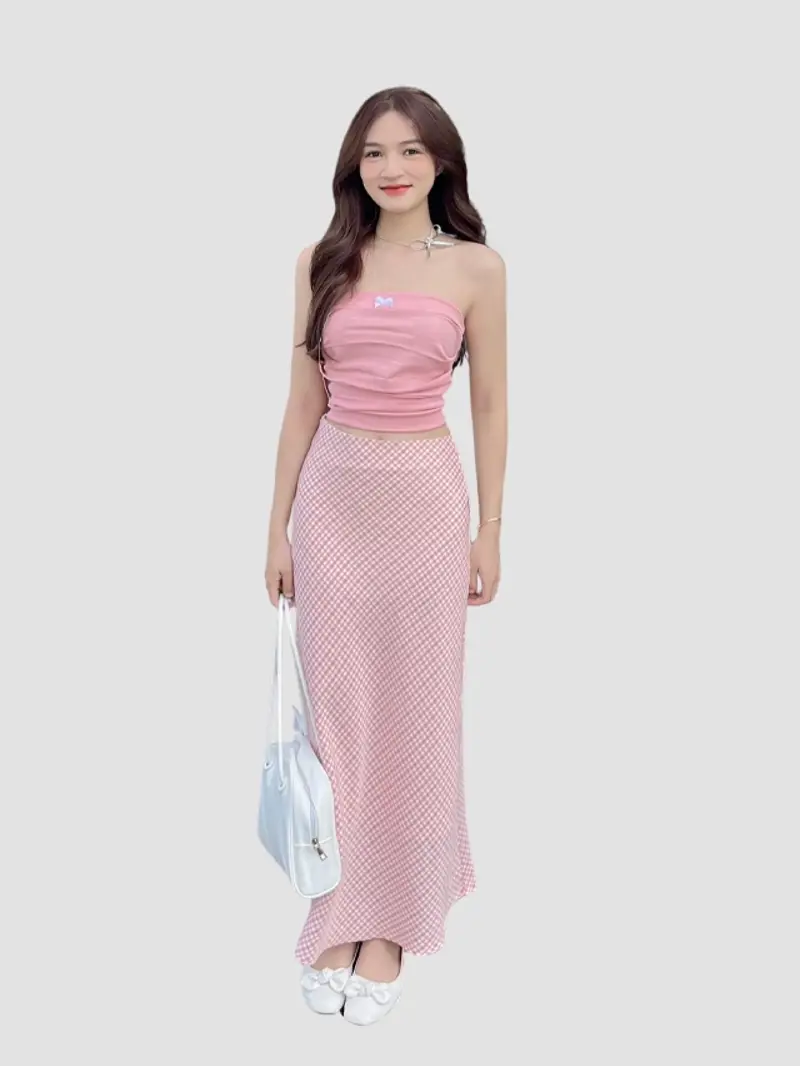
#> input picture VStyle.MLServer/images/anh1.jpg, 800 x 1066 px, found by its file name
$ python sift.py
#> lines starting #> are read from the running program, lines starting #| are printed output that depends on the picture
import cv2
import numpy as np

def extract_sift_features(image_path):
    # Đọc ảnh từ đường dẫn
    image = cv2.imread(image_path, cv2.IMREAD_GRAYSCALE)

    if image is None:
        print("Error: Image not found or unable to load.")
        return None, None

    # Khởi tạo SIFT
    sift = cv2.SIFT_create()

    # Tìm các keypoints và tính toán các descriptor
    keypoints, descriptors = sift.detectAndCompute(image, None)

    return keypoints, descriptors

def match_features(descriptors1, descriptors2):
    # Sử dụng FLANN-based matcher
    FLANN_INDEX_KDTREE = 1
    index_params = dict(algorithm=FLANN_INDEX_KDTREE, trees=5)
    search_params = dict(checks=50)

    flann = cv2.FlannBasedMatcher(index_params, search_params)

    matches = flann.knnMatch(descriptors1, descriptors2, k=2)

    # Lọc các cặp match tốt bằng cách sử dụng tỉ lệ Lowe's ratio test
    good_matches = []
    for m, n in matches:
        if m.distance < 0.7 * n.distance:
            good_matches.append(m)

    return good_matches

def calculate_similarity_score(image_path1, image_path2):
    keypoints1, descriptors1 = extract_sift_features(image_path1)
#> in extract_sift_features, `image = cv2.imread(image_path, cv2.IMREAD_GRAYSCALE)`:
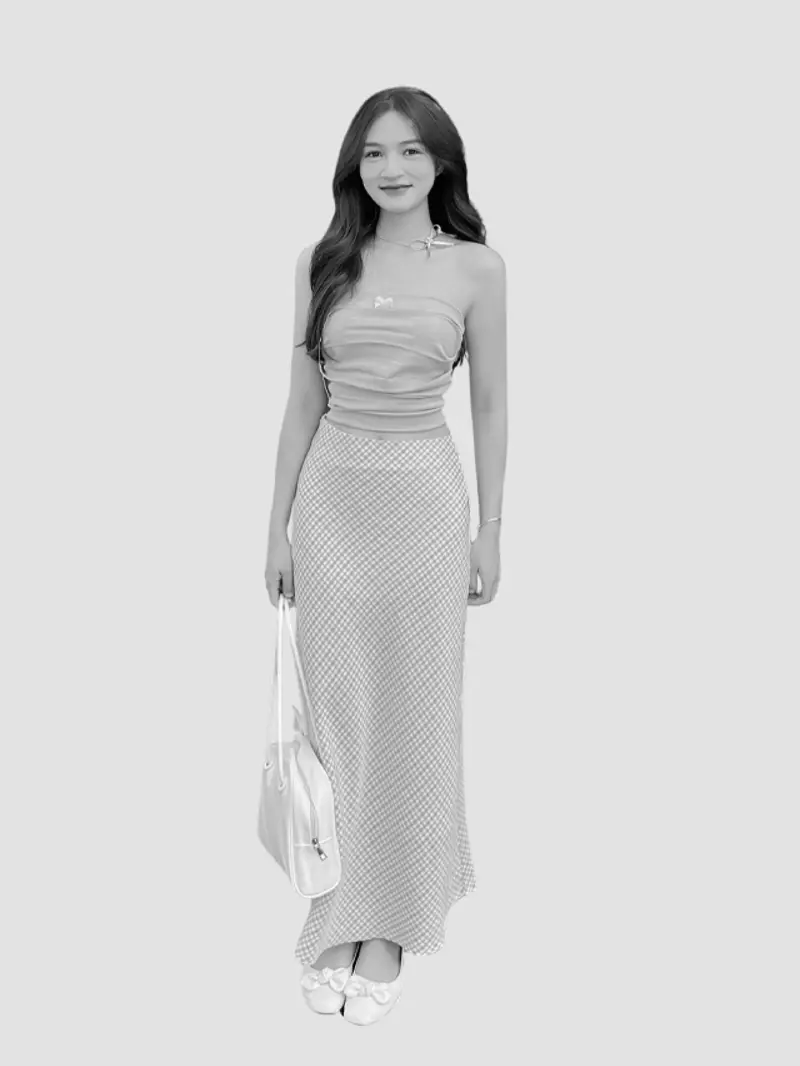
#> image: shape (1066, 800); min 0, max 255, mean 216.7
#> in extract_sift_features, `keypoints, descriptors = sift.detectAndCompute(image, None)`: keypoints = 4930 keypoints; strongest (x, y, size): (451, 209, 36.9), (455, 365, 3.3), (342, 1014, 2.1), (348, 182, 22.6)
#> keypoints1 has the same summary as keypoints in extract_sift_features
    keypoints2, descriptors2 = extract_sift_features(image_path2)
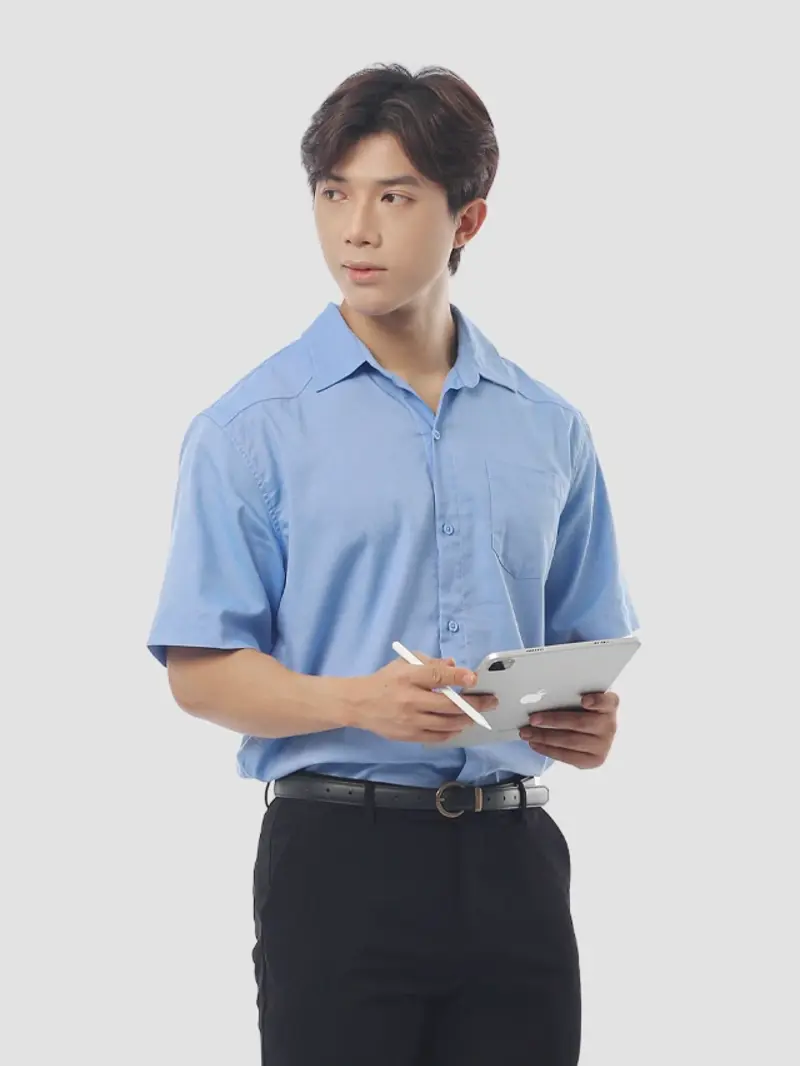
#> input picture VStyle.MLServer/images/anh3.jpg, 800 x 1066 px, found by its file name
#> in extract_sift_features (call 2), `image = cv2.imread(image_path, cv2.IMREAD_GRAYSCALE)`:
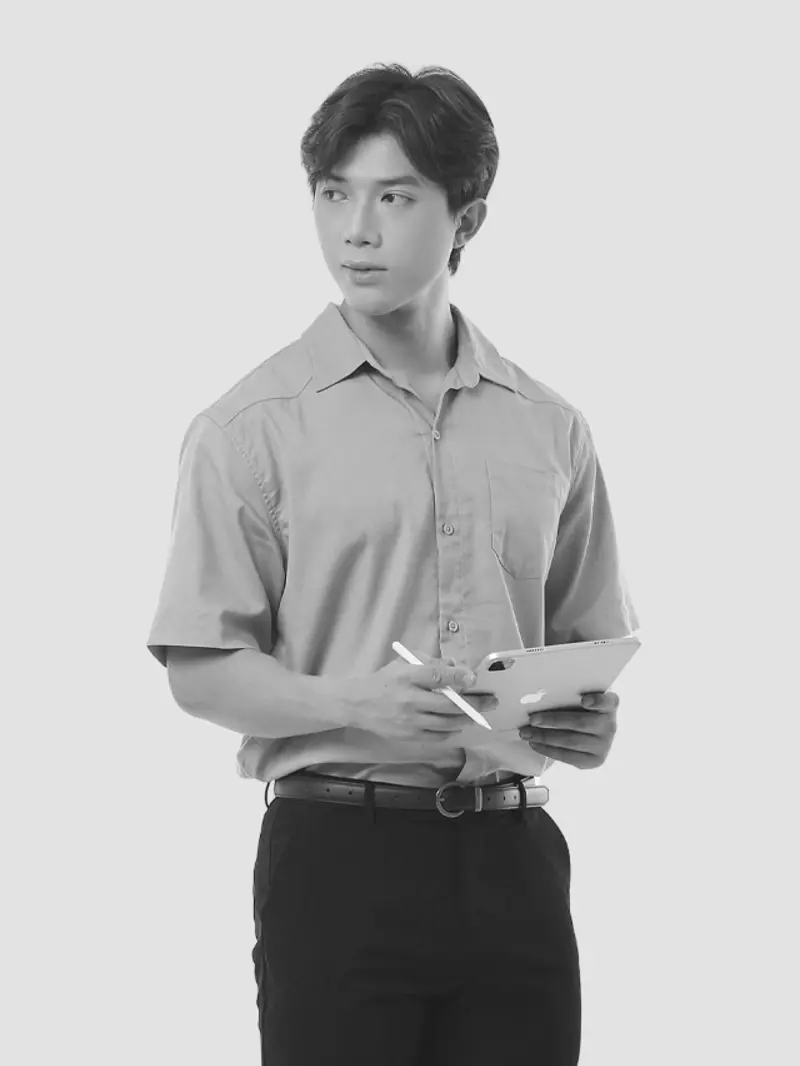
#> image: shape (1066, 800); min 12, max 255, mean 188.4
#> in extract_sift_features (call 2), `keypoints, descriptors = sift.detectAndCompute(image, None)`: keypoints = 574 keypoints; strongest (x, y, size): (421, 132, 102.2), (497, 666, 8.1), (532, 777, 2.1), (162, 653, 13.2)
#> keypoints2 has the same summary as keypoints in extract_sift_features

    if descriptors1 is None or descriptors2 is None:
        return 0

    good_matches = match_features(descriptors1, descriptors2)
#> in match_features, `matches = flann.knnMatch(descriptors1, descriptors2, k=2)`: matches = 4930 matches
#> after the loop in match_features, `for m, n in matches:`: good_matches = 5 matches
#> good_matches = 5 matches
    return len(good_matches)

if __name__ == "__main__":
    # Đường dẫn tới ảnh cần so sánh
    image_path1 = r"E:\BE_STUDYING\DATN\Code\MinhTuan_MVC_CORE\VStyle.MLServer\images\anh1.jpg"
    image_path2 = r"E:\BE_STUDYING\DATN\Code\MinhTuan_MVC_CORE\VStyle.MLServer\images\anh3.jpg"

    # Tính toán điểm số độ tương đồng giữa hai ảnh
    similarity_score = calculate_similarity_score(image_path1, image_path2)
#> similarity_score = 5
    print(f"Similarity score between the images: {similarity_score}")
#| Similarity score between the images: 5
